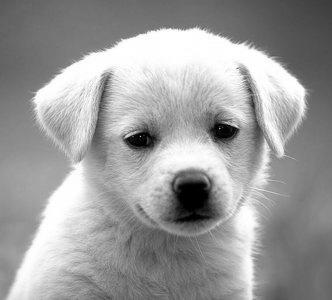
%> input picture G_29 Lab 03/puppy.jpg, 332 x 300 px
$ octave q5.m   (GNU Octave 9; MATLAB toolbox functions it lacks are replaced by stand-ins)
%> lines starting %> are read from the running program, lines starting %| are printed output that depends on the picture
### G_29 Lab 03/lp_hp_filters.m
function H_out = lp_hp_filters(filter_type, lp_or_hp, P, Q, D0, n)
% The function calculates the LP or HP filters based on the parameters
% given. Filter_type=('ideal' or 'btw' or 'gaussian'), %lp_or_hp=('lp' or 'hp' for low pass or high pass),
% P, Q are the padded image size, D0 is the cutoff frequency, and n for the
% order of the filter for btw filters
%  Developing frequency domain coordinates
u = 0:(P-1);
v = 0:(Q-1);

idx = find(u > P/2);
u(idx) = u(idx) - P;
idy = find(v > Q/2);
v(idy) = v(idy) - Q;
% Compute the meshgrid coordinates
[V, U] = meshgrid(v, u);
% Compute the istance matrix
D = sqrt(U.^2 + V.^2);

% Begin fiter computations.
switch filter_type
case 'ideal'
   H = double(D <=D0);
     if (strcmp(lp_or_hp,'lp'))
      H_out=H;
   elseif (strcmp(lp_or_hp,'hp'))
     H_out=1-H;
   else
       error('Filter should be Low pass (lp) or High pass (hp).')
    end
case 'btw'
    if (n==0)
        error('Butterworth Filter should have order (n)>0.')
    end
      H = 1./(1 + (D./D0).^(2*n));
    if (strcmp(lp_or_hp,'lp'))
      H_out=H;
   elseif (strcmp(lp_or_hp,'hp'))
     H_out=1-H;
   else
       error('Filter should be Low pass (lp) or High pass (hp).')
    end
case 'gaussian'
   H = exp(-(D.^2)./(2*(D0^2)));
   if (strcmp(lp_or_hp,'lp'))
      H_out=H;
   elseif (strcmp(lp_or_hp,'hp'))
     H_out=1-H;
   else
       error('Filter should be Low pass (lp) or High pass (hp).')
    end
otherwise
   error('Unknown filter type.')
   end

### G_29 Lab 03/q5.m
% Group - 29
%Members: Kazi Salith Ur Rahman & Nayem Al Tareq

F_rgb = imread('puppy.jpg');
%> F_rgb is the input picture: size 300x332x3 uint8; min 0, max 255, mean 155.7
F = rgb2gray(F_rgb);
im_size = size(F);
%> im_size = [300 332]
P = 2 * im_size(1);
%> P = 600
Q = 2 * im_size(2);
%> Q = 664
FTIm = fft2(double(F), P, Q);
FTIm_shifted = fftshift(FTIm);
Filter_type = 'ideal';
lp_or_hp = 'lp';
D0 = 0.1 * im_size(1);
%> D0 = 30
n = 0;
Filter = lp_hp_filters(Filter_type, lp_or_hp, P, Q, D0, n);
Filtered_FT = FTIm_shifted .* Filter;
Filtered_image = ifft2(ifftshift(Filtered_FT));
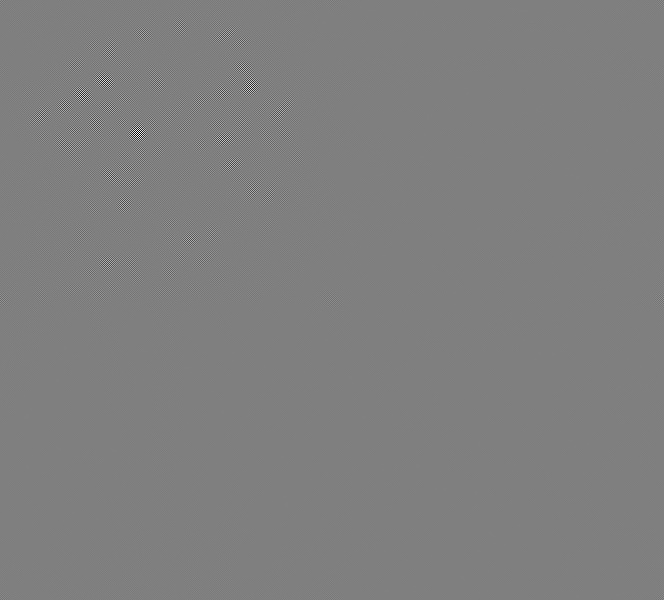
%> Filtered_image: size 600x664 double; min -1.52, max 1.52, mean -2.31e-20; drawn with min black and max white
Filtered_image = real(Filtered_image);
figure;
imshow(F);
title('---Original Grayscale Image---');
figure;
imshow(log(1 + abs(FTIm_shifted)), []);
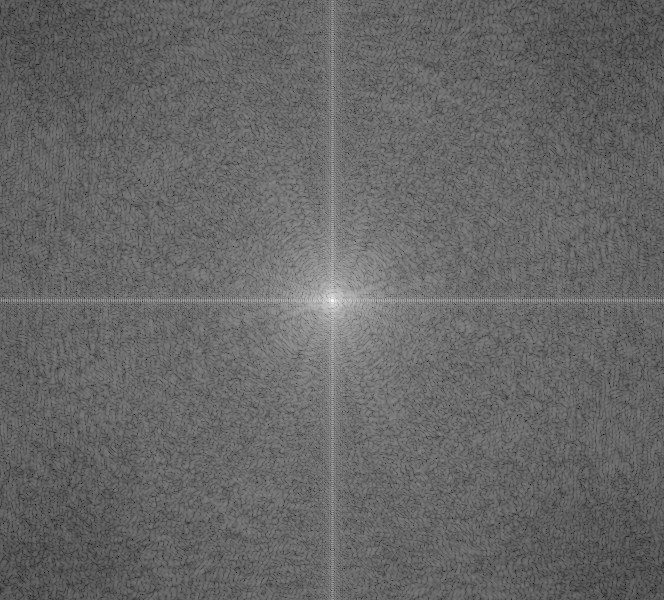
%> displayed picture: size 600x664, on the screen's scale of 0 to 255; min 0, max 255, mean 102.4
title('---Magnitude Spectrum of Fourier Transform---');
figure;
imshow(Filter, []);
title(['Filter: ', Filter_type, ' ', lp_or_hp, ' pass']);
figure;
imshow(Filtered_image, []);
title('---Filtered Image---');
